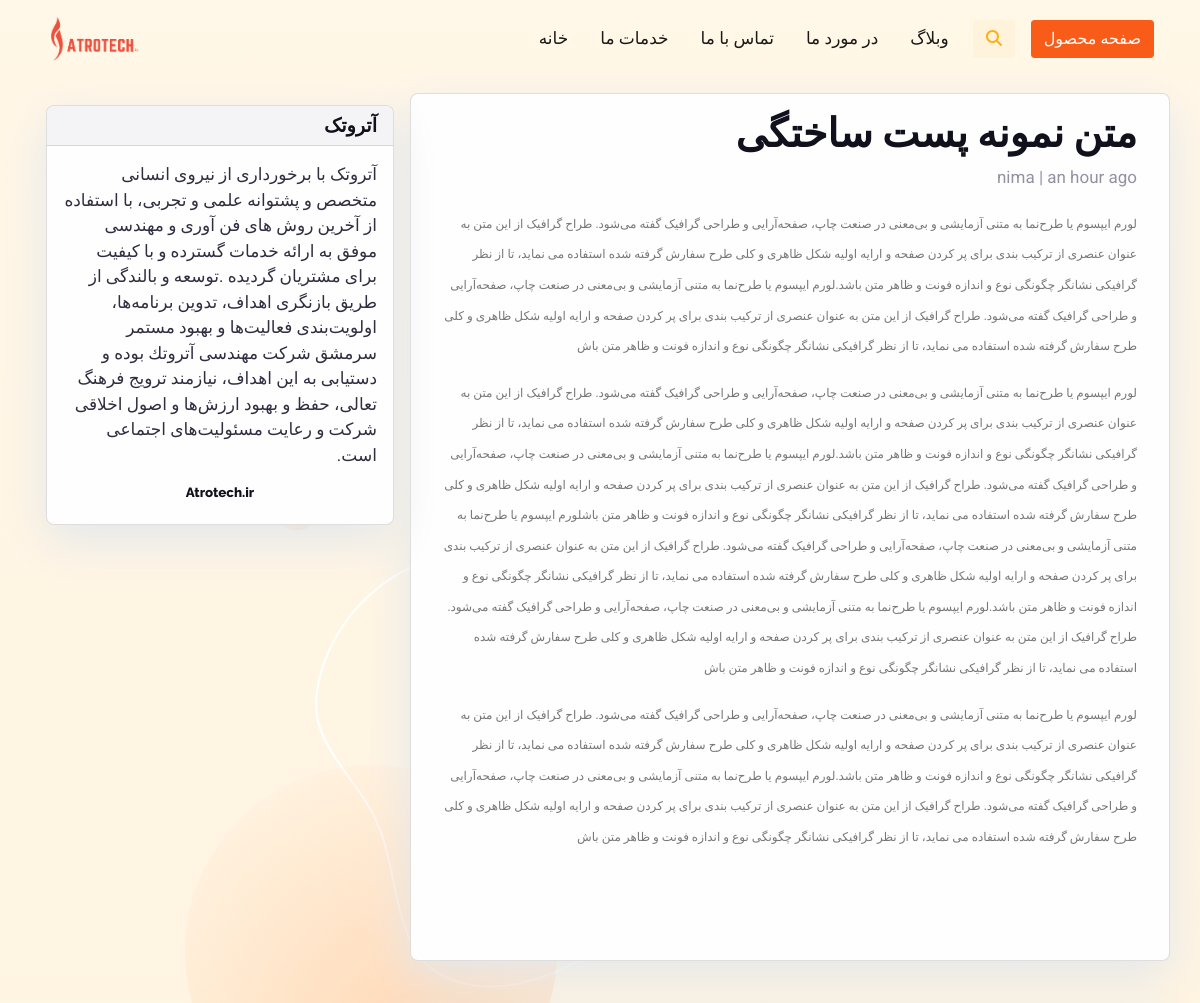
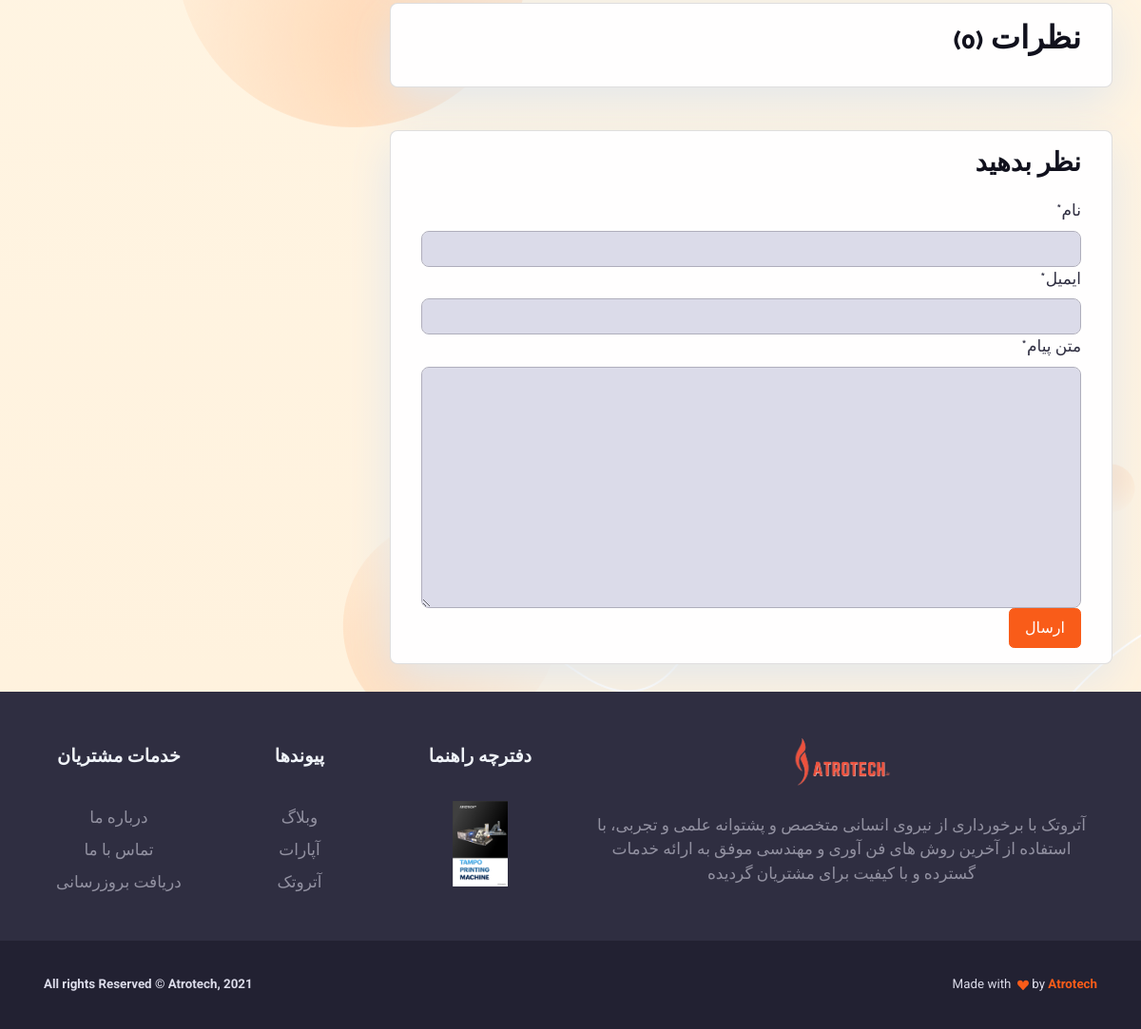
The app's page /mtn-nmonh-st-skht/ with its own data (2 pictures, top to bottom).
### blog/models.py (models this page shows, shortened)
class Post(models.Model):
    title = models.CharField(max_length=200, unique=True)
    slug = models.SlugField(max_length=200, unique=True)
    author = models.ForeignKey(
        User, on_delete=models.CASCADE, related_name="blog_posts"
    )
    updated_on = models.DateTimeField(auto_now=True)
    content = models.TextField()
    created_on = models.DateTimeField(auto_now_add=True)
    status = models.IntegerField(choices=STATUS, default=0)
    class Meta:
        ordering = ["-created_on"]

### blog/views.py (the view)
# urls.py: path("<slug:slug>/", views.post_detail, name="post_detail"),
def post_detail(request, slug):
    template_name = "post_detail.html"
    post = get_object_or_404(Post, slug=slug)
    comments = post.comments.filter(active=True).order_by("-created_on")
    new_comment = None
    if request.method == "POST":
        comment_form = CommentForm(data=request.POST)
        if comment_form.is_valid():
            new_comment = comment_form.save(commit=False)
            new_comment.post = post
            new_comment.save()
    else:
        comment_form = CommentForm()
    return render(
        request,
        template_name,
        {
            "post": post,
            "comments": comments,
            "new_comment": new_comment,
            "comment_form": comment_form,
        },
    )

### blog/forms.py
class CommentForm(forms.ModelForm):
    class Meta:
        model = Comment
        fields = ('name', 'email', 'body')

### templates/post_detail.html (shortened to what this page needs)
{% extends 'base.html' %} {% block content %}
{% load crispy_forms_tags %}
{% load humanize %}
<div class="container" dir="rtl">
  <div class="row">
    <div class="col-md-8 card mb-4  mt-3 left  top">
      <div class="card-body">
        <h1>{% block title %} {{ post.title }} {% endblock title %}</h1>
        <p class=" text-muted">{{ post.author }} | {{ post.created_on|naturaltime }}</p>
        <p class="card-text ">{{ post.content | safe }}</p>
      </div>
    </div>
    {% block sidebar %} {% include 'sidebar.html' %} {% endblock sidebar %}
    <div class="col-md-8 card mb-4  mt-3 ">
      <div class="card-body">
        {% with comments.count as total_comments %}
        <h2> نظرات <small>({{ total_comments }})</small> </h2>
          {% endwith %}
      </div>
    </div>
    <div class="col-md-8 card mb-4  mt-3 ">
      <div class="card-body">
        {% if new_comment %}
        <div class="alert alert-success" role="alert">
          نظر شما در انتظار تایید است
        </div>
        {% else %}
        <h3> نظر بدهید </h3>
        <form method="post" style="margin-top: 1.3em;">
          {{ comment_form | crispy }}
          <button type="submit" class="btn btn-primary  btn-lg">ارسال</button>
        </form>
        {% endif %}
      </div>
    </div>
  </div>
</div>
{% endblock content %}

### static/css/base.css (style rules this page uses)
body { font-family: "Roboto", sans-serif; font-size: 17px; background-color: #fdfdfd; }
.card { box-shadow: 0 16px 48px #E3E7EB; }

### records on screen
Post: title "متن نمونه پست ساختگی", author "nima", created_on "an hour ago", content "لورم ایپسوم یا طرح‌نما به متنی آزمایشی و بی‌معنی در صنعت چاپ، صفحه‌آرایی و طراحی گرافیک گفته می‌شود. طراح گرافیک از این متن به عنوان عنصری از ترکیب بندی برای پر کردن صفحه و ارایه اولیه شکل ظاهری و کلی طرح سفارش گرفته شده استفاده می نماید، تا از نظر گرافیکی نشانگر چگونگی نوع و اندازه فونت و ظاهر متن باشد.لورم ایپسوم یا طرح‌نما به متنی آزمایشی و بی‌معنی در صنعت چاپ، صفحه‌آرایی و طراحی گرافیک گفته می‌شود. طراح گرافیک از این متن به عنوان عنصری از ترکیب بندی برای پر کردن صفحه و ارایه اولیه شکل ظاهری و کلی طرح سفارش گرفته شده استفاده می نماید، تا از نظر گرافیکی نشانگر چگونگی نوع و اندازه فونت و ظاهر متن باش لورم ایپسوم یا طرح‌نما به متنی آزمایشی و بی‌معنی در صنعت چاپ، صفحه‌آرایی و طراحی گرافیک…"

### other values on screen
{{ total_comments }} "0"
